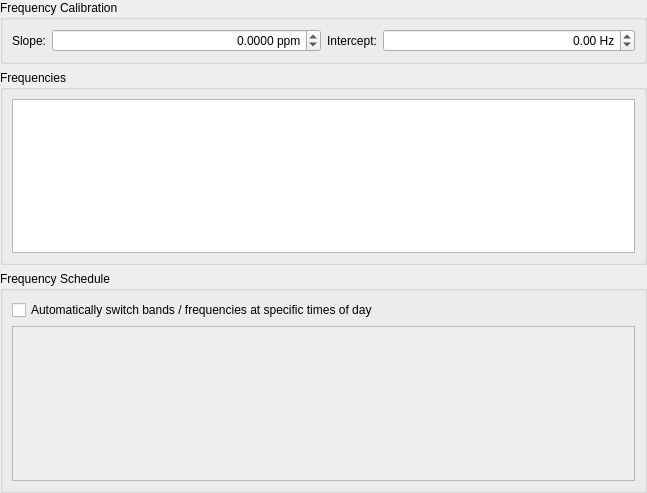
         <widget class="QWidget" name="scrollAreaWidgetContents_7">
          <property name="geometry">
           <rect>
            <x>0</x>
            <y>0</y>
            <width>647</width>
            <height>493</height>
           </rect>
          </property>
          <layout class="QVBoxLayout" name="verticalLayout_31">
           <property name="leftMargin">
            <number>0</number>
           </property>
           <property name="topMargin">
            <number>0</number>
           </property>
           <property name="rightMargin">
            <number>0</number>
           </property>
           <property name="bottomMargin">
            <number>0</number>
           </property>
           <item>
            <widget class="QGroupBox" name="groupBox_3">
             <property name="toolTip">
              <string>&lt;html&gt;&lt;head/&gt;&lt;body&gt;&lt;p&gt;See &amp;quot;Frequency Calibration&amp;quot; in the User Guide for details of how to determine these parameters for your radio.&lt;/p&gt;&lt;/body&gt;&lt;/html&gt;</string>
             </property>
             <property name="title">
              <string>Frequency Calibration</string>
             </property>
             <layout class="QHBoxLayout" name="horizontalLayout_6">
              <item>
               <layout class="QFormLayout" name="formLayout_7">
                <item row="0" column="0">
                 <widget class="QLabel" name="label_8">
                  <property name="text">
                   <string>Slope:</string>
                  </property>
                  <property name="buddy">
                   <cstring>calibration_slope_ppm_spin_box</cstring>
                  </property>
                 </widget>
                </item>
                <item row="0" column="1">
                 <widget class="QDoubleSpinBox" name="calibration_slope_ppm_spin_box">
                  <property name="alignment">
                   <set>Qt::AlignmentFlag::AlignRight|Qt::AlignmentFlag::AlignTrailing|Qt::AlignmentFlag::AlignVCenter</set>
                  </property>
                  <property name="suffix">
                   <string> ppm</string>
                  </property>
                  <property name="decimals">
                   <number>4</number>
                  </property>
                  <property name="minimum">
                   <double>-999.999900000000025</double>
                  </property>
                  <property name="maximum">
                   <double>999.999900000000025</double>
                  </property>
                  <property name="singleStep">
                   <double>0.100000000000000</double>
                  </property>
                  <property name="value">
                   <double>0.000000000000000</double>
                  </property>
                 </widget>
                </item>
               </layout>
              </item>
              <item>
               <layout class="QFormLayout" name="formLayout_14">
                <item row="0" column="0">
                 <widget class="QLabel" name="label_7">
                  <property name="text">
                   <string>Intercept:</string>
                  </property>
                  <property name="buddy">
                   <cstring>calibration_intercept_spin_box</cstring>
                  </property>
                 </widget>
                </item>
                <item row="0" column="1">
                 <widget class="QDoubleSpinBox" name="calibration_intercept_spin_box">
                  <property name="alignment">
                   <set>Qt::AlignmentFlag::AlignRight|Qt::AlignmentFlag::AlignTrailing|Qt::AlignmentFlag::AlignVCenter</set>
                  </property>
                  <property name="suffix">
                   <string> Hz</string>
                  </property>
                  <property name="decimals">
                   <number>2</number>
                  </property>
                  <property name="minimum">
                   <double>-99999.990000000005239</double>
                  </property>
                  <property name="maximum">
                   <double>99999.990000000005239</double>
                  </property>
                  <property name="singleStep">
                   <double>0.100000000000000</double>
                  </property>
                 </widget>
                </item>
               </layout>
              </item>
             </layout>
            </widget>
           </item>
           <item>
            <widget class="QGroupBox" name="groupBox">
             <property name="title">
              <string>Frequencies</string>
             </property>
             <layout class="QHBoxLayout" name="horizontalLayout">
              <item>
               <widget class="QTableView" name="frequencies_table_view">
                <property name="sizePolicy">
                 <sizepolicy hsizetype="Expanding" vsizetype="Expanding">
                  <horstretch>1</horstretch>
                  <verstretch>0</verstretch>
                 </sizepolicy>
                </property>
                <property name="contextMenuPolicy">
                 <enum>Qt::ContextMenuPolicy::ActionsContextMenu</enum>
                </property>
                <property name="toolTip">
                 <string>&lt;html&gt;&lt;head/&gt;&lt;body&gt;&lt;p&gt;Right click to maintain the working frequencies list.&lt;/p&gt;&lt;/body&gt;&lt;/html&gt;</string>
                </property>
                <property name="dragDropMode">
                 <enum>QAbstractItemView::DragDropMode::DragOnly</enum>
                </property>
                <property name="alternatingRowColors">
                 <bool>true</bool>
                </property>
                <property name="selectionBehavior">
                 <enum>QAbstractItemView::SelectionBehavior::SelectRows</enum>
                </property>
                <property name="sortingEnabled">
                 <bool>true</bool>
                </property>
                <attribute name="horizontalHeaderStretchLastSection">
                 <bool>true</bool>
                </attribute>
                <attribute name="verticalHeaderVisible">
                 <bool>false</bool>
                </attribute>
               </widget>
              </item>
             </layout>
            </widget>
           </item>
           <item>
            <widget class="QGroupBox" name="groupBox_2">
             <property name="title">
              <string>Frequency Schedule</string>
             </property>
             <layout class="QVBoxLayout" name="verticalLayout_13">
              <item>
               <widget class="QCheckBox" name="auto_switch_bands_check_box">
                <property name="text">
                 <string>Automatically switch bands / frequencies at specific times of day</string>
                </property>
               </widget>
              </item>
              <item>
               <widget class="QTableView" name="stations_table_view">
                <property name="enabled">
                 <bool>false</bool>
                </property>
                <property name="contextMenuPolicy">
                 <enum>Qt::ContextMenuPolicy::ActionsContextMenu</enum>
                </property>
                <property name="acceptDrops">
                 <bool>true</bool>
                </property>
                <property name="toolTip">
                 <string>Items may be edited.
Right click for insert and delete options.</string>
                </property>
                <property name="dragEnabled">
                 <bool>true</bool>
                </property>
                <property name="dragDropOverwriteMode">
                 <bool>true</bool>
                </property>
                <property name="dragDropMode">
                 <enum>QAbstractItemView::DragDropMode::DragDrop</enum>
                </property>
                <property name="defaultDropAction">
                 <enum>Qt::DropAction::MoveAction</enum>
                </property>
                <property name="alternatingRowColors">
                 <bool>true</bool>
                </property>
                <property name="selectionMode">
                 <enum>QAbstractItemView::SelectionMode::ExtendedSelection</enum>
                </property>
                <property name="selectionBehavior">
                 <enum>QAbstractItemView::SelectionBehavior::SelectRows</enum>
                </property>
                <property name="sortingEnabled">
                 <bool>true</bool>
                </property>
                <property name="wordWrap">
                 <bool>true</bool>
                </property>
                <attribute name="horizontalHeaderCascadingSectionResizes">
                 <bool>true</bool>
                </attribute>
                <attribute name="horizontalHeaderMinimumSectionSize">
                 <number>100</number>
                </attribute>
                <attribute name="horizontalHeaderDefaultSectionSize">
                 <number>120</number>
                </attribute>
                <attribute name="horizontalHeaderStretchLastSection">
                 <bool>true</bool>
                </attribute>
                <attribute name="verticalHeaderVisible">
                 <bool>false</bool>
                </attribute>
                <attribute name="verticalHeaderMinimumSectionSize">
                 <number>24</number>
                </attribute>
                <attribute name="verticalHeaderDefaultSectionSize">
                 <number>30</number>
                </attribute>
               </widget>
              </item>
             </layout>
            </widget>
           </item>
          </layout>
         </widget>
